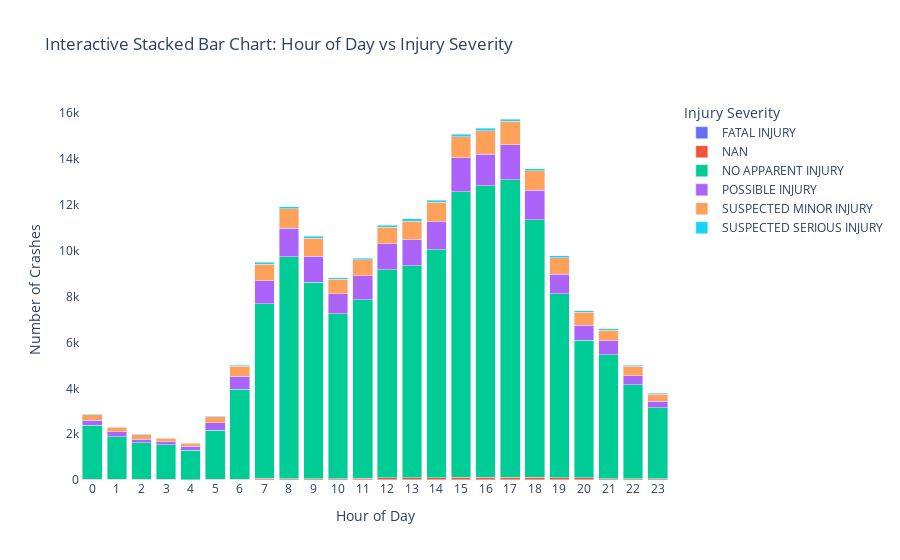

Source (notebook cell):
### Markdown cell above
- **Stacked Bar Chart for Hour of Day vs Injury Severity**
  - Indicates that **severe injuries** are more common during **evening hours**, possibly due to higher speeds or impaired driving.
  - **Minor injuries** dominate during most hours of the day.

### Code cell
# Group and prepare data
hourly_severity = (
    df.groupby(['Hour', 'Injury Severity'])
      .size()
      .reset_index(name='Count')
)

# Pivot to wide format for stacked bar chart
grouped = df.groupby(['Hour', 'Injury Severity']).size().reset_index(name='Count')

# Create the interactive stacked bar chart
fig = px.bar(
    grouped,
    x='Hour',
    y='Count',
    color='Injury Severity',
    title='Interactive Stacked Bar Chart: Hour of Day vs Injury Severity',
    labels={'Hour': 'Hour of Day', 'Count': 'Number of Crashes'},
    category_orders={'Hour': list(range(24))},  # Ensure hours are sorted correctly
)

# Update layout for better appearance
fig.update_layout(
    barmode='stack',
    xaxis=dict(tickmode='linear'),
    plot_bgcolor='rgba(0,0,0,0)',
    hovermode='x unified'
)

# Show the interactive plot
fig.show()

### Figure 1 — Plotly figure (JSON) as saved in the notebook; plotly's stock layout.template omitted (floating-point values rounded to 4 significant figures)
{"data": [{"alignmentgroup": "True", "hovertemplate": "Injury Severity=FATAL INJURY<br>Hour of Day=%{x}<br>Number of Crashes=%{y}<extra></extra>", "legendgroup": "FATAL INJURY", "marker": {"color": "#636efa", "pattern": {"shape": ""}}, "name": "FATAL INJURY", "offsetgroup": "FATAL INJURY", "orientation": "v", "showlegend": true, "textposition": "auto", "type": "bar", "x": [0, 1, 2, 3, 4, 5, 6, 7, 8, 9, 10, 11, 12, 13, 14, 15, 16, 17, 18, 19, 20, 21, 22, 23], "xaxis": "x", "y": [9, 10, 6, 2, 5, 9, 2, 10, 3, 4, 3, 4, 10, 6, 9, 9, 6, 8, 14, 13, 11, 9, 10, 7], "yaxis": "y"}, {"alignmentgroup": "True", "hovertemplate": "Injury Severity=NAN<br>Hour of Day=%{x}<br>Number of Crashes=%{y}<extra></extra>", "legendgroup": "NAN", "marker": {"color": "#EF553B", "pattern": {"shape": ""}}, "name": "NAN", "offsetgroup": "NAN", "orientation": "v", "showlegend": true, "textposition": "auto", "type": "bar", "x": [0, 1, 2, 3, 4, 5, 6, 7, 8, 9, 10, 11, 12, 13, 14, 15, 16, 17, 18, 19, 20, 21, 22, 23], "xaxis": "x", "y": [33, 31, 25, 23, 14, 25, 36, 64, 50, 55, 47, 65, 93, 96, 82, 116, 119, 110, 117, 87, 84, 55, 55, 41], "yaxis": "y"}, {"alignmentgroup": "True", "hovertemplate": "Injury Severity=NO APPARENT INJURY<br>Hour of Day=%{x}<br>Number of Crashes=%{y}<extra></extra>", "legendgroup": "NO APPARENT INJURY", "marker": {"color": "#00cc96", "pattern": {"shape": ""}}, "name": "NO APPARENT INJURY", "offsetgroup": "NO APPARENT INJURY", "orientation": "v", "showlegend": true, "textposition": "auto", "type": "bar", "x": [0, 1, 2, 3, 4, 5, 6, 7, 8, 9, 10, 11, 12, 13, 14, 15, 16, 17, 18, 19, 20, 21, 22, 23], "xaxis": "x", "y": [2349, 1850, 1598, 1514, 1283, 2126, 3912, 7623, 9682, 8571, 7200, 7804, 9064, 9256, 9946, 12453, 12714, 12984, 11218, 8035, 6008, 5392, 4085, 3100], "yaxis": "y"}, {"alignmentgroup": "True", "hovertemplate": "Injury Severity=POSSIBLE INJURY<br>Hour of Day=%{x}<br>Number of Crashes=%{y}<extra></extra>", "legendgroup": "POSSIBLE INJURY", "marker": {"color": "#ab63fa", "pattern": {"shape": ""}}, "name": "POSSIBLE INJURY", "offsetgroup": "POSSIBLE INJURY", "orientation": "v", "showlegend": true, "textposition": "auto", "type": "bar", "x": [0, 1, 2, 3, 4, 5, 6, 7, 8, 9, 10, 11, 12, 13, 14, 15, 16, 17, 18, 19, 20, 21, 22, 23], "xaxis": "x", "y": [215, 211, 158, 123, 165, 332, 575, 996, 1249, 1125, 876, 1038, 1139, 1118, 1240, 1471, 1382, 1535, 1300, 845, 658, 613, 402, 297], "yaxis": "y"}, {"alignmentgroup": "True", "hovertemplate": "Injury Severity=SUSPECTED MINOR INJURY<br>Hour of Day=%{x}<br>Number of Crashes=%{y}<extra></extra>", "legendgroup": "SUSPECTED MINOR INJURY", "marker": {"color": "#FFA15A", "pattern": {"shape": ""}}, "name": "SUSPECTED MINOR INJURY", "offsetgroup": "SUSPECTED MINOR INJURY", "orientation": "v", "showlegend": true, "textposition": "auto", "type": "bar", "x": [0, 1, 2, 3, 4, 5, 6, 7, 8, 9, 10, 11, 12, 13, 14, 15, 16, 17, 18, 19, 20, 21, 22, 23], "xaxis": "x", "y": [236, 190, 178, 151, 142, 259, 436, 725, 851, 797, 637, 700, 718, 814, 842, 922, 1008, 1013, 847, 722, 549, 472, 403, 290], "yaxis": "y"}, {"alignmentgroup": "True", "hovertemplate": "Injury Severity=SUSPECTED SERIOUS INJURY<br>Hour of Day=%{x}<br>Number of Crashes=%{y}<extra></extra>", "legendgroup": "SUSPECTED SERIOUS INJURY", "marker": {"color": "#19d3f3", "pattern": {"shape": ""}}, "name": "SUSPECTED SERIOUS INJURY", "offsetgroup": "SUSPECTED SERIOUS INJURY", "orientation": "v", "showlegend": true, "textposition": "auto", "type": "bar", "x": [0, 1, 2, 3, 4, 5, 6, 7, 8, 9, 10, 11, 12, 13, 14, 15, 16, 17, 18, 19, 20, 21, 22, 23], "xaxis": "x", "y": [33, 36, 33, 29, 15, 36, 52, 78, 97, 79, 70, 70, 81, 105, 90, 114, 113, 100, 81, 72, 69, 57, 50, 49], "yaxis": "y"}], "layout": {"barmode": "stack", "hovermode": "x unified", "legend": {"title": {"text": "Injury Severity"}, "tracegroupgap": 0}, "plot_bgcolor": "rgba(0,0,0,0)", "title": {"text": "Interactive Stacked Bar Chart: Hour of Day vs Injury Severity"}, "xaxis": {"anchor": "y", "categoryarray": [0, 1, 2, 3, 4, 5, 6, 7, 8, 9, 10, 11, 12, 13, 14, 15, 16, 17, 18, 19, 20, 21, 22, 23], "categoryorder": "array", "domain": [0, 1], "tickmode": "linear", "title": {"text": "Hour of Day"}}, "yaxis": {"anchor": "x", "domain": [0, 1], "title": {"text": "Number of Crashes"}}}}
